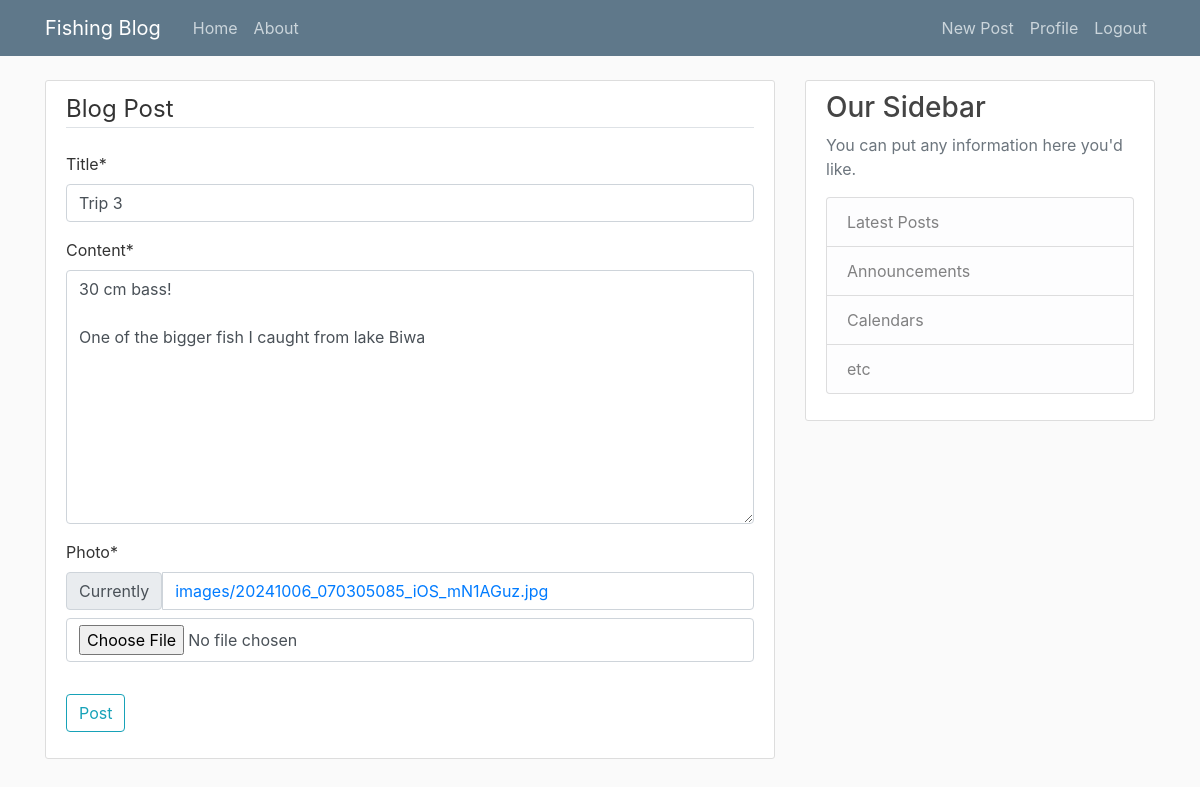
Screenshot of /post/3/update/ (signed in) with the database file from the repository.
### blog/models.py (models this page shows, shortened)
class Post(models.Model):
	title = models.CharField(max_length=100)
	content = models.TextField()
	photo = models.ImageField(default='null', upload_to='images/')
	date_posted = models.DateTimeField(default=timezone.now)
	author = models.ForeignKey(User, on_delete=models.CASCADE)

### blog/views.py (the view, shortened to what this page needs)
# urls.py: path('post/<int:pk>/update/', PostUpdateView.as_view(), name='post-update'),
class PostUpdateView(LoginRequiredMixin, UserPassesTestMixin, UpdateView):
	model = Post
	fields = ['title', 'content', 'photo']
	def test_func(self):
		post = self.get_object()
		if self.request.user == post.author:
			return True
		return False

### blog/templates/blog/post_form.html (shortened to what this page needs)
{% extends "blog/base.html" %}
{% load crispy_forms_tags %}
{% block content %}
        <div class="content-section">
                <form method="POST" enctype="multipart/form-data">
                        <fieldset class="form-group">
                                <legend class="border-bottom mb-4">Blog Post</legend>
                                {{ form|crispy }}
                        </fieldset>
                        <div class="form-group">
                                <button class="btn btn-outline-info" type="submit">Post</button>
                        </div>
                </form>
        </div>
{% endblock content %}

### blog/static/blog/main.css (style rules this page uses)
body { background: #fafafa; color: #333333; margin-top: 5rem; }
.content-section { background: #ffffff; padding: 10px 20px; border: 1px solid #dddddd; border-radius: 3px; margin-bottom: 20px; }

### rows the page displays
Post: title "Trip 3", content "30 cm bass! One of the bigger fish I caught from lake Biwa"
